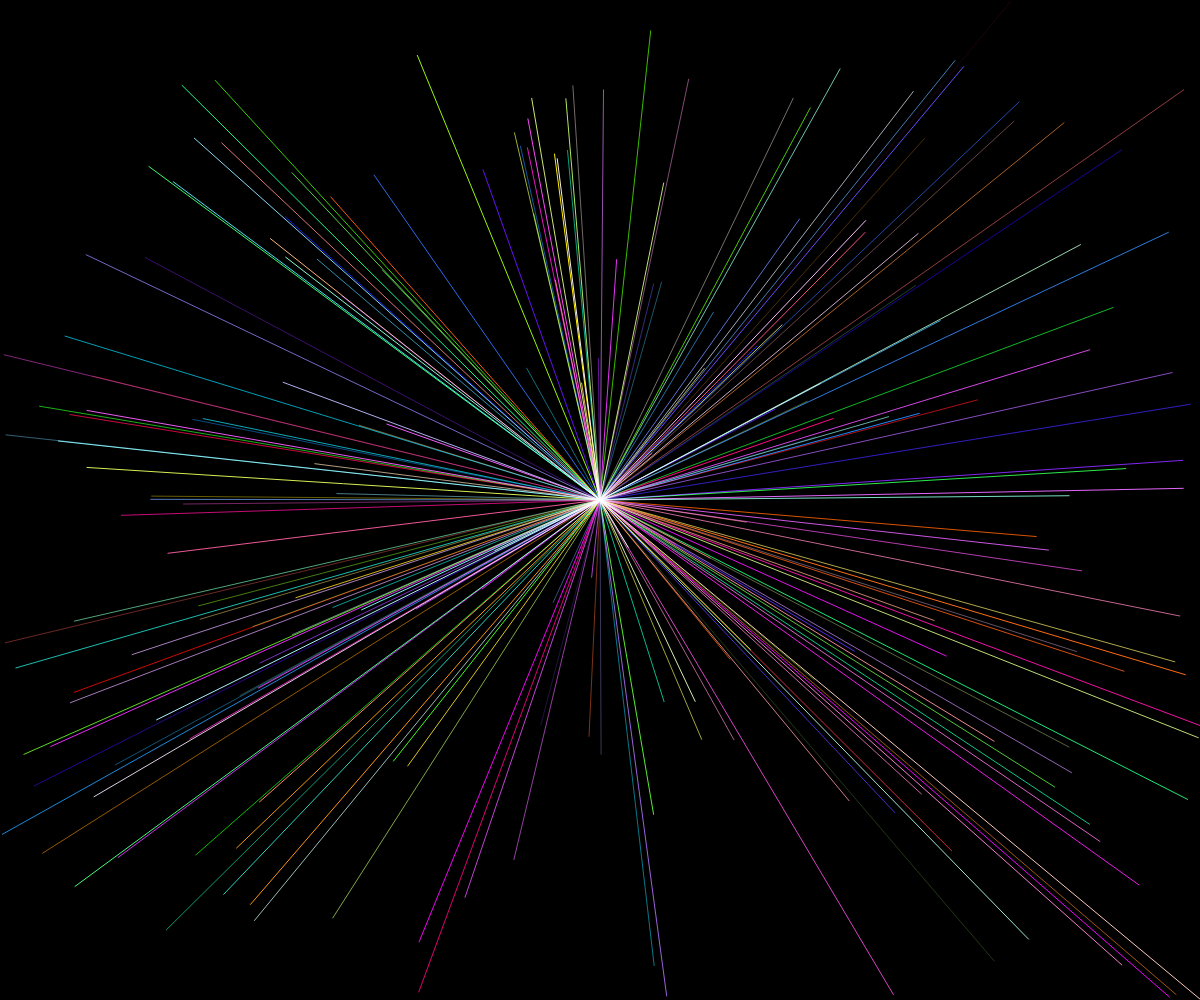
Frame 1 (no input)
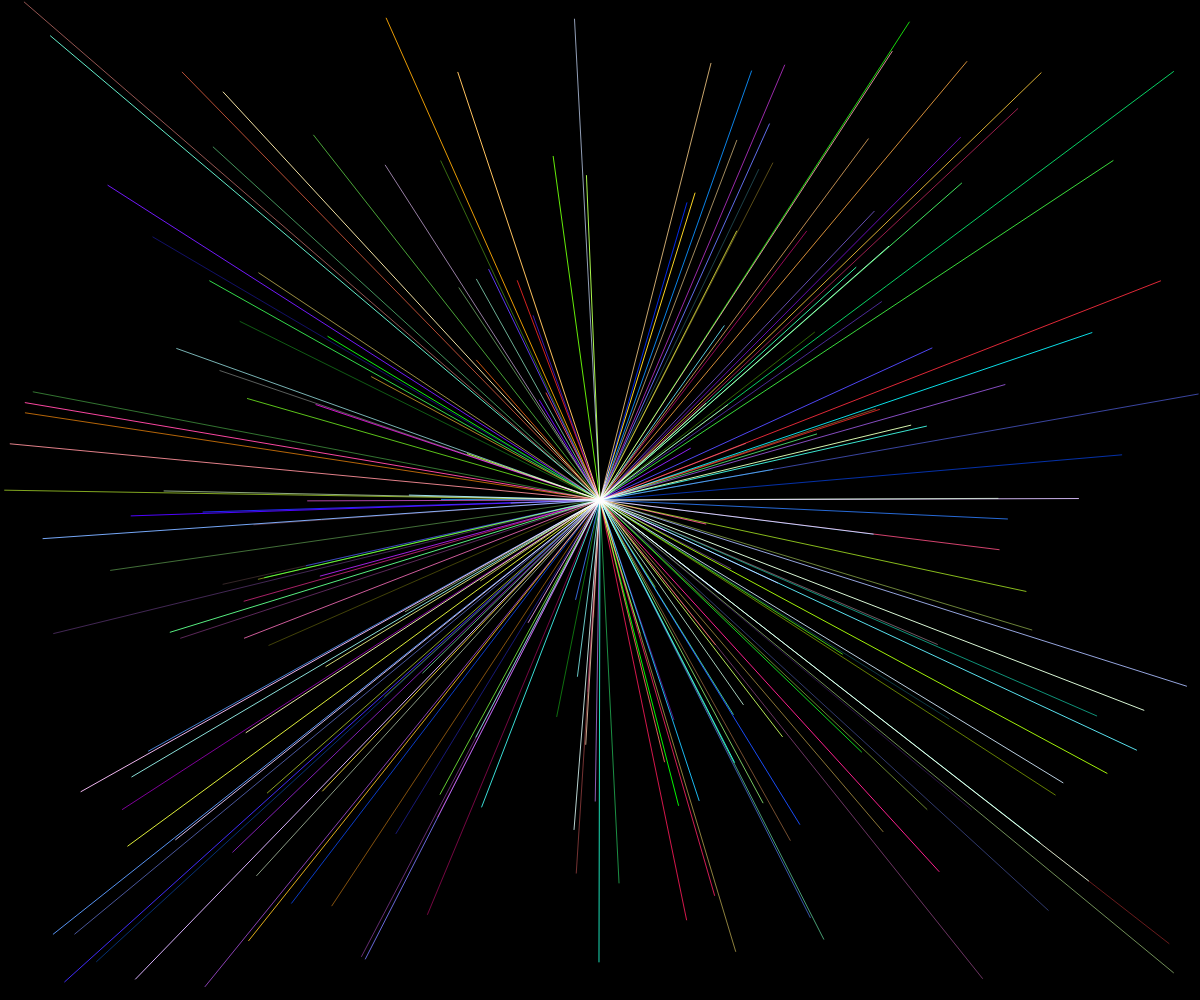
Frame 2 (the mouse pressed at the canvas centre, redrawn once)

The p5.js sketch that drew these frames (run headless with seeded random() and noise() and a simulated clock; the mouse was pressed at the canvas centre and the sketch redrawn once):

// p5.js sketch
// ── sketch.js
let startX;
let startY;
let endX;
let endY;

let num = 0;
let total = 200;

function setup() {
  createCanvas(windowWidth, windowHeight);
}

function draw() {
  // if (frameCount % 5 === 0) {
    blendMode(BLEND);
    background(0);
    blendMode(SCREEN);
    strokeWeight(1);
    getStartPoint();
    getEndPoint();
    for (num = 0; num < total; num++) {
      line(startX, startY, endX, endY);
      getEndPoint();
    }
  // }
  noLoop();
}

function getStartPoint() {
  stroke(random(0, 255), random(0, 255), random(0, 255));
  startX = width / 2;
  startY = height / 2;
}

function getEndPoint() {
  stroke(random(0, 255), random(0, 255), random(0, 255));
  endX = random(0, width);
  endY = random(0, height);
}

function mousePressed() {
  loop();
}

/////////////////////////////////////////////////////////////

/*
Inspired by Frieder Nake's Zufälliger Polygonzug – 13/9/65 Nr. 7 (Random Polygon (1965) and A. Michael Noll's Gaussian-Quadratic (1963)
*/

// let startX;
// let startY;
// let endX;
// let endY;

// let num = 0;
// let total = 40;

// function setup() {
//   createCanvas(windowWidth, windowHeight);
//   background(0);
//   stroke(255);
//   strokeWeight(2);
//   getStartPoint();
//   getEndPoint();
// }

// function draw() {
//   while (num < total) {  
//     line(startX, startY, endX, endY);
//     startX = endX;
//     startY = endY;
//     getEndPoint();
//     num++;
//   }
// }

// function getStartPoint() {
//   startX = random(10, width - 10);
//   startY = random(10, height - 10);
// }

// function getEndPoint() {
//   endX = random(10, width - 10);
//   endY = random(10, height - 10);
// }
